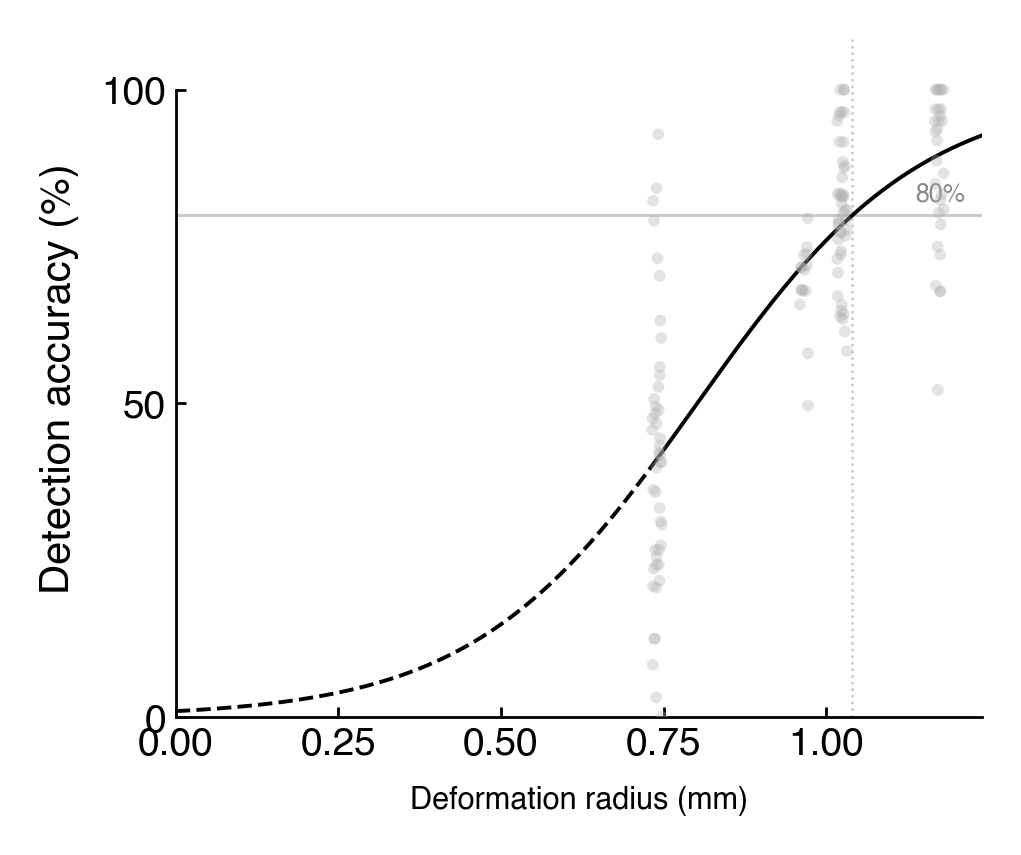

Source code (Python):
"""Region CD: DIC deformation vs On-touch accuracy — figure candidates."""
from pathlib import Path
import subprocess
import sys

import matplotlib
matplotlib.use("Agg")

import numpy as np
import pandas as pd
import matplotlib.pyplot as plt
import matplotlib.colors as mcolors
from matplotlib.lines import Line2D
from PIL import Image
from scipy import stats
from scipy.optimize import curve_fit

HERE = Path(__file__).resolve().parent
REPO = HERE.parent
DIC_CSV = REPO / "(New)Analysis" / "DIC" / "hold_phase_data_Final2.csv"
DATA_DIR = REPO / "Data" / "(ATD)CurData"
OUT_DIR = HERE

DIC_METRIC = "Deformation radius (mm)"
DIC_METRICS = [
    ("Deformation radius (mm)", "Deformation radius (mm)", "deformation"),
    ("Penetration depth (mm)", "Max normal surface displacement (mm)", "displacement"),
    ("Max compressive strain (%)", "Max compressive strain (%)", "strain"),
]
CONDITION = "On-touch (Mid)"
CD_AREAS = ("C", "D")
CRITERION = 0.80
Y_LABEL = "Detection accuracy (%)"
Y_LIM = (-12.0, 108.0)
Y_TICKS = [0, 50, 100]
SCATTER_COLOR = "#B0B0B0"
MEAN_COLOR = mcolors.to_hex(plt.cm.Blues(0.85))
LINE_GRAY = "#888888"

plt.rcParams.update({
    "font.family": "sans-serif",
    "font.sans-serif": ["Helvetica", "Arial", "DejaVu Sans"],
    "font.size": 11,
    "axes.linewidth": 1,
    "axes.edgecolor": "#000000",
    "xtick.color": "#000000",
    "ytick.color": "#000000",
    "xtick.direction": "in",
    "ytick.direction": "in",
    "xtick.major.width": 1,
    "ytick.major.width": 1,
    "axes.grid": False,
})


def calc_score(row):
    if row["Target"] == 0:
        return 100.0 if row["Response"] == 0 else 0.0
    return max(0.0, (1 - abs(row["Target"] - row["Response"]) / row["Target"]) * 100.0)


def _fmt_force(f):
    return f"{f:.2f}".rstrip("0").rstrip(".") if f != int(f) else f"{f:.1f}"


def _sem(vals):
    vals = np.asarray(vals, dtype=float)
    vals = vals[~np.isnan(vals)]
    n = len(vals)
    if n < 2:
        return 0.0
    return float(np.std(vals, ddof=1) / np.sqrt(n))


def logistic(x, x0, k):
    return 1.0 / (1.0 + np.exp(-(x - x0) / k))


def threshold_x(x0, k, criterion=CRITERION):
    return x0 + k * np.log(criterion / (1.0 - criterion))


def _despine(ax):
    ax.spines["top"].set_visible(False)
    ax.spines["right"].set_visible(False)
    ax.grid(False)


def _axes_labels(ax, xlabel="Deformation radius (mm)"):
    if xlabel:
        ax.set_xlabel(xlabel, fontsize=15, labelpad=8)
    ax.set_ylabel(Y_LABEL, fontsize=18, labelpad=8)


def _acc(y):
    return np.asarray(y, dtype=float) * 100.0


def _apply_y_axis(ax):
    ax.set_autoscaley_on(False)
    ax.set_ylim(*Y_LIM)
    ax.set_yticks(Y_TICKS)
    ax.yaxis.set_major_locator(matplotlib.ticker.FixedLocator(Y_TICKS))
    ax.spines["left"].set_bounds(Y_LIM[0], 100)
    ax.tick_params(axis="both", labelsize=14)


def _set_y_acc(ax):
    _apply_y_axis(ax)


def _x_ticks_and_lim(x, pad=0.16):
    """Nice ticks that cover the data; xlim snaps to the first and last tick."""
    x = np.asarray(x, dtype=float)
    lo, hi = _data_xlim(x, pad)
    locator = matplotlib.ticker.MaxNLocator(nbins=6, min_n_ticks=4, prune=None)
    ticks = np.asarray(locator.tick_values(lo, hi), dtype=float)
    data_lo, data_hi = float(np.min(x)), float(np.max(x))
    if ticks.size == 0:
        return lo, hi, ticks
    first = ticks[ticks <= data_lo + 1e-8]
    last = ticks[ticks >= data_hi - 1e-8]
    x0 = float(first[-1]) if first.size else float(ticks[0])
    x1 = float(last[0]) if last.size else float(ticks[-1])
    if x1 < data_hi:
        step = float(np.min(np.diff(ticks))) if ticks.size > 1 else (hi - lo)
        x1 = x1 + step
        ticks = np.append(ticks, x1)
    vis = ticks[(ticks >= x0 - 1e-8) & (ticks <= x1 + 1e-8)]
    return x0, x1, vis


def _apply_x_axis(ax, x, pad=0.16):
    x0, x1, vis = _x_ticks_and_lim(x, pad=pad)
    ax.set_autoscalex_on(False)
    ax.set_xlim(x0, x1)
    ax.set_xticks(vis)
    ax.xaxis.set_major_locator(matplotlib.ticker.FixedLocator(vis))
    ax.spines["bottom"].set_bounds(x0, x1)


def _trim_x_axis(ax):
    x = getattr(ax, "_nf_xdata", None)
    if x is None:
        return
    _apply_x_axis(ax, x)


def _hline_80(ax):
    ax.axhline(80.0, color="#8A8A8A", lw=1.15, ls=(0, (5.5, 3.5)), zorder=1)


def _force_legend(ax, handles):
    # matplotlib fills columns first; reorder so rows read 0.16  0.4 / 0.6  1.0
    ncol = 2
    n = len(handles)
    nrow = int(np.ceil(n / ncol))
    padded = list(handles) + [None] * (nrow * ncol - n)
    grid = np.array(padded, dtype=object).reshape(nrow, ncol)
    col_handles = [h for h in grid.T.flatten() if h is not None]
    leg = ax.legend(
        handles=col_handles, loc="lower right",
        bbox_to_anchor=(0.98, 0.065),
        fontsize=15, title="Stimuli Force (g)", title_fontsize=15,
        frameon=False, ncol=ncol,
        borderpad=0.15, labelspacing=0.22, handletextpad=0.25,
        handlelength=0.8, handleheight=0.65, borderaxespad=0.0,
        columnspacing=0.85, alignment="center",
    )
    if hasattr(leg, "_legend_box"):
        leg._legend_box.sep = 1
    title = leg.get_title()
    title.set_ha("center")
    leg.set_zorder(11)
    return leg


def _fit_legend_panel(ax, leg=None):
    """Draw a rounded panel that hugs the legend text bbox."""
    from matplotlib.patches import FancyBboxPatch
    from matplotlib.transforms import Bbox

    if leg is None:
        leg = ax.get_legend()
    if leg is None:
        return
    fig = ax.figure
    fig.canvas.draw()
    renderer = fig.canvas.get_renderer()
    bb = leg.get_window_extent(renderer)
    pad = 3.0
    bb = Bbox.from_extents(bb.x0 - pad, bb.y0 - pad, bb.x1 + pad, bb.y1 + pad)
    bb_ax = bb.transformed(ax.transAxes.inverted())
    panel = FancyBboxPatch(
        (bb_ax.x0, bb_ax.y0), bb_ax.width, bb_ax.height,
        boxstyle="round,pad=0.0,rounding_size=0.012",
        facecolor=(1, 1, 1, 0.85),
        edgecolor="#D0D0D0",
        linewidth=0.7,
        transform=ax.transAxes,
        zorder=leg.get_zorder() - 0.1,
        clip_on=False,
    )
    ax.add_patch(panel)


def _force_colors(forces):
    forces = list(forces)
    n = max(len(forces) - 1, 1)
    return {
        f: mcolors.to_hex(plt.cm.Blues(0.40 + 0.50 * i / n))
        for i, f in enumerate(forces)
    }


def _save(fig, path):
    for ax in fig.get_axes():
        ax.set_autoscale_on(False)
        _apply_y_axis(ax)
        xdata = getattr(ax, "_nf_xdata", None)
        if xdata is not None:
            _apply_x_axis(ax, xdata)
    fig.savefig(path, dpi=200, facecolor="white", edgecolor="none",
                bbox_inches="tight", pad_inches=0.20)
    plt.close(fig)
    print(f"saved → {path}")


def load_dic_cd_by_force(metric=DIC_METRIC):
    df = pd.read_csv(DIC_CSV)
    sub = df[df["Region"] == "Region CD"].copy()
    if sub.empty:
        raise ValueError("No Region CD rows in DIC CSV")
    if metric not in sub.columns:
        raise KeyError(f"No DIC column {metric!r}")
    trial = sub.groupby(["Force", "Trial"], as_index=False)[metric].mean()
    rows = []
    for force, g in trial.groupby("Force"):
        vals = g[metric].to_numpy(dtype=float)
        rows.append({
            "force_g": float(force),
            "dic_mean": float(np.mean(vals)),
            "dic_sem": _sem(vals),
            "n_trials": int(g["Trial"].nunique()),
        })
    return pd.DataFrame(rows).sort_values("force_g").reset_index(drop=True)


def load_atd_cd_subject_points():
    files = sorted(DATA_DIR.glob("P*_AbsoluteThresholdDetection.csv"))
    if not files:
        raise FileNotFoundError(f"No ATD CSVs in {DATA_DIR}")
    df = pd.concat([pd.read_csv(p) for p in files], ignore_index=True)
    df["Condition"] = df["Condition"].astype(str).str.strip()
    df["Force_Val"] = df["Force"].astype(str).str.extract(r"(\d+\.?\d*)").astype(float)
    df["Area"] = df["Area"].astype(str).str.strip().str.upper()
    df = df[df["Area"].isin(CD_AREAS)].copy()
    df["Score"] = df.apply(calc_score, axis=1)
    sub = df[df["Condition"] == CONDITION].copy()
    if sub.empty:
        raise ValueError(f"No rows for {CONDITION} in Areas C/D")
    by_sa = sub.groupby(["SubjectID", "Area", "Force_Val"], as_index=False)["Score"].mean()
    by_s = by_sa.groupby(["SubjectID", "Force_Val"], as_index=False)["Score"].mean()
    by_s["ratio_correct"] = by_s["Score"] / 100.0
    return by_s.rename(columns={"SubjectID": "subject", "Force_Val": "force_g"})[
        ["subject", "force_g", "ratio_correct"]
    ]


def join_subject_points(dic, atd):
    rows = []
    for _, d in dic.iterrows():
        match = atd[np.isclose(atd["force_g"].to_numpy(dtype=float), d["force_g"])]
        if match.empty:
            continue
        for _, a in match.iterrows():
            rows.append({
                "force_g": float(d["force_g"]),
                "subject": a["subject"],
                "dic_x": float(d["dic_mean"]),
                "dic_sem": float(d["dic_sem"]),
                "ratio_correct": float(a["ratio_correct"]),
            })
    if not rows:
        raise ValueError("No overlapping forces between DIC Region CD and ATD C+D")
    return pd.DataFrame(rows).sort_values(["force_g", "subject"]).reset_index(drop=True)


def summarize_means(points):
    rows = []
    for force, g in points.groupby("force_g"):
        rows.append({
            "force_g": float(force),
            "dic_x": float(g["dic_x"].iloc[0]),
            "dic_sem": float(g["dic_sem"].iloc[0]),
            "acc_mean": float(g["ratio_correct"].mean()),
            "acc_sem": _sem(g["ratio_correct"]),
            "n": int(g["subject"].nunique()),
        })
    return pd.DataFrame(rows).sort_values("force_g").reset_index(drop=True)


def fit_logistic(x, y):
    x = np.asarray(x, dtype=float)
    y = np.clip(np.asarray(y, dtype=float), 1e-4, 1.0 - 1e-4)
    x0_0 = float(np.median(x))
    k0 = max(0.05, float(np.ptp(x)) / 4.0)
    popt, _ = curve_fit(
        logistic, x, y, p0=(x0_0, k0),
        bounds=([x.min() - 1.0, 1e-4], [x.max() + 1.0, 5.0]),
        maxfev=8000,
    )
    return float(popt[0]), float(popt[1])


def _data_xlim(x, pad=0.10):
    x = np.asarray(x, dtype=float)
    span = max(float(np.ptp(x)), 0.1)
    return x.min() - pad * span, x.max() + pad * span


# ---------------------------------------------------------------------------
# A  Mean ± SEM trajectory  — cleanest one-sentence story
# ---------------------------------------------------------------------------
def plot_a_means(means, path):
    fig, ax = plt.subplots(figsize=(5.2, 4.4))
    x = means["dic_x"].to_numpy()
    y = _acc(means["acc_mean"])
    _hline_80(ax)
    ax.plot(x, y, color=MEAN_COLOR, lw=1.8, zorder=2)
    ax.errorbar(
        x, y, xerr=means["dic_sem"], yerr=_acc(means["acc_sem"]),
        fmt="none", ecolor=MEAN_COLOR, elinewidth=1.2, capsize=3.5, zorder=3,
    )
    ax.scatter(x, y, s=90, facecolor=MEAN_COLOR, edgecolor="#000000",
               linewidth=0.8, zorder=4)
    for _, row in means.iterrows():
        ax.annotate(
            f"{_fmt_force(row['force_g'])} g",
            (row["dic_x"], float(_acc(row["acc_mean"]))),
            textcoords="offset points", xytext=(8, 6), fontsize=10,
        )
    _axes_labels(ax)
    ax.set_xlim(*_data_xlim(x, 0.18))
    _set_y_acc(ax)
    ax.set_title("A   Mean ± SEM trajectory", fontsize=12, pad=10, loc="left")
    _despine(ax)
    _save(fig, path)


# ---------------------------------------------------------------------------
# B  Subject cloud + means  — variation + the rise
# ---------------------------------------------------------------------------
def plot_b_cloud_means(points, means, path):
    fig, ax = plt.subplots(figsize=(5.2, 4.4))
    rng = np.random.default_rng(42)
    x = points["dic_x"].to_numpy()
    y = _acc(points["ratio_correct"])
    span = float(np.ptp(np.unique(x)))
    jitter = rng.uniform(-0.025 * span, 0.025 * span, size=len(x))
    _hline_80(ax)
    ax.scatter(x + jitter, y, s=16, facecolor=SCATTER_COLOR, edgecolor="none",
               alpha=0.35, zorder=2)
    xm, ym = means["dic_x"].to_numpy(), _acc(means["acc_mean"])
    ax.plot(xm, ym, color=MEAN_COLOR, lw=1.8, zorder=3)
    ax.errorbar(
        xm, ym, yerr=_acc(means["acc_sem"]), fmt="none",
        ecolor=MEAN_COLOR, elinewidth=1.3, capsize=3, zorder=4,
    )
    ax.scatter(xm, ym, s=70, marker="D", facecolor=MEAN_COLOR,
               edgecolor="#000000", linewidth=0.7, zorder=5)
    for _, row in means.iterrows():
        ax.annotate(
            f"{_fmt_force(row['force_g'])} g",
            (row["dic_x"], float(_acc(row["acc_mean"]))),
            textcoords="offset points", xytext=(8, 7), fontsize=10,
        )
    _axes_labels(ax)
    ax.set_xlim(*_data_xlim(x, 0.16))
    _set_y_acc(ax)
    ax.set_title("B   Subjects + mean trajectory", fontsize=12, pad=10, loc="left")
    _despine(ax)
    _save(fig, path)


# ---------------------------------------------------------------------------
# C  Psychometric sigmoid  — 80% threshold on deformation
# ---------------------------------------------------------------------------
def plot_c_psychometric(points, path, title="C   Psychometric sigmoid"):
    x = points["dic_x"].to_numpy(dtype=float)
    y = points["ratio_correct"].to_numpy(dtype=float)
    x0, k = fit_logistic(x, y)
    x_thr = threshold_x(x0, k)
    r_p, p_p = stats.pearsonr(x, y)
    rng = np.random.default_rng(42)
    span = float(np.ptp(np.unique(x)))
    jitter = rng.uniform(-0.018 * span, 0.018 * span, size=len(x))
    x_min, x_max = float(x.min()), float(x.max())
    x_lo, x_hi = 0.0, x_max + 0.15 * (x_max - x_min)
    fig, ax = plt.subplots(figsize=(5.2, 4.4))
    _hline_80(ax)
    ax.plot(np.linspace(x_lo, x_min, 80),
            _acc(logistic(np.linspace(x_lo, x_min, 80), x0, k)),
            color="#000000", lw=1.4, ls="--", zorder=2)
    ax.plot(np.linspace(x_min, x_hi, 160),
            _acc(logistic(np.linspace(x_min, x_hi, 160), x0, k)),
            color="#000000", lw=1.4, ls="-", zorder=2)
    ax.axvline(x_thr, color="#C8C8C8", lw=0.9, ls=":", zorder=1)
    ax.scatter(x + jitter, _acc(y), s=18, facecolor=SCATTER_COLOR, edgecolor="none",
               alpha=0.35, zorder=3)
    _axes_labels(ax)
    ax.set_xlim(x_lo, x_hi)
    _set_y_acc(ax)
    if title:
        ax.set_title(title, fontsize=12, pad=10, loc="left")
    _despine(ax)
    _save(fig, path)
    print(f"  80% threshold = {x_thr:.3f} mm   r = {r_p:.3f}  p = {p_p:.4f}")
    return x0, k, x_thr


# ---------------------------------------------------------------------------
# D  Color by force  — which cloud is which force
# ---------------------------------------------------------------------------
def plot_d_force_color(points, means, path, xlabel=None, title=None):
    if xlabel is None:
        xlabel = "Deformation radius (mm)"
    forces = list(means["force_g"])
    colors = _force_colors(forces)
    fig, ax = plt.subplots(figsize=(5.2, 4.4))
    rng = np.random.default_rng(42)
    span = float(np.ptp(means["dic_x"].to_numpy()))
    _hline_80(ax)
    ax.plot(means["dic_x"], _acc(means["acc_mean"]), color=LINE_GRAY,
            lw=1.2, zorder=2)
    for force, g in points.groupby("force_g"):
        jitter = rng.uniform(-0.022 * span, 0.022 * span, size=len(g))
        ax.scatter(
            g["dic_x"].to_numpy() + jitter, _acc(g["ratio_correct"]),
            s=22, facecolor=colors[force], edgecolor="none", alpha=0.55, zorder=3,
            clip_on=True,
        )
    ax.scatter(
        means["dic_x"], _acc(means["acc_mean"]), s=80,
        facecolor=[colors[f] for f in means["force_g"]],
        edgecolor="#000000", linewidth=0.8, zorder=4,
    )
    handles = [
        Line2D([0], [0], marker="o", color="none",
               markerfacecolor=colors[f], markeredgecolor="none",
               markersize=12, label=_fmt_force(f))
        for f in forces
    ]
    _force_legend(ax, handles)
    _axes_labels(ax, xlabel=xlabel)
    ax._nf_xdata = points["dic_x"].to_numpy()
    _apply_x_axis(ax, ax._nf_xdata)
    _apply_y_axis(ax)
    if title:
        ax.set_title(title, fontsize=12, pad=10, loc="left")
    _despine(ax)
    _fit_legend_panel(ax)
    _save(fig, path)


def plot_d_three_metrics(metric_data, path):
    """1x3 Figure D: same accuracy scatter, three DIC x-axes."""
    n = len(metric_data)
    fig, axes = plt.subplots(1, n, figsize=(5.0 * n, 4.4), sharey=True)
    if n == 1:
        axes = [axes]
    forces = list(metric_data[0][2]["force_g"])
    colors = _force_colors(forces)
    rng = np.random.default_rng(42)
    for ax, (xlabel, points, means) in zip(axes, metric_data):
        span = float(np.ptp(means["dic_x"].to_numpy()))
        _hline_80(ax)
        ax.plot(means["dic_x"], _acc(means["acc_mean"]), color=LINE_GRAY, lw=1.2, zorder=2)
        for force, g in points.groupby("force_g"):
            jitter = rng.uniform(-0.022 * span, 0.022 * span, size=len(g))
            ax.scatter(
                g["dic_x"].to_numpy() + jitter, _acc(g["ratio_correct"]),
                s=18, facecolor=colors[force], edgecolor="none", alpha=0.55, zorder=3,
                clip_on=True,
            )
        ax.scatter(
            means["dic_x"], _acc(means["acc_mean"]), s=70,
            facecolor=[colors[f] for f in means["force_g"]],
            edgecolor="#000000", linewidth=0.8, zorder=4,
        )
        ax.set_xlabel(xlabel, fontsize=15, labelpad=8)
        ax._nf_xdata = points["dic_x"].to_numpy()
        _apply_x_axis(ax, ax._nf_xdata)
        _apply_y_axis(ax)
        _despine(ax)
    axes[0].set_ylabel(Y_LABEL, fontsize=18, labelpad=8)
    handles = [
        Line2D([0], [0], marker="o", color="none",
               markerfacecolor=colors[f], markeredgecolor="none",
               markersize=12, label=_fmt_force(f))
        for f in forces
    ]
    _force_legend(axes[-1], handles)
    fig.tight_layout()
    _fit_legend_panel(axes[-1])
    for ax in axes:
        _trim_x_axis(ax)
    _save(fig, path)


# ---------------------------------------------------------------------------
# E  Within-subject spaghetti  — the rise happens inside people
# ---------------------------------------------------------------------------
def plot_e_spaghetti(points, means, path):
    fig, ax = plt.subplots(figsize=(5.2, 4.4))
    _hline_80(ax)
    n_lines = 0
    for _, g in points.groupby("subject"):
        g = g.sort_values("dic_x")
        if len(g) < 2:
            continue
        ax.plot(
            g["dic_x"], _acc(g["ratio_correct"]),
            color="#B8C9DC", lw=0.8, alpha=0.45, zorder=2,
        )
        n_lines += 1
    ax.plot(means["dic_x"], _acc(means["acc_mean"]), color=MEAN_COLOR, lw=2.2, zorder=3)
    ax.scatter(
        means["dic_x"], _acc(means["acc_mean"]), s=80,
        facecolor=MEAN_COLOR, edgecolor="#000000", linewidth=0.8, zorder=4,
    )
    for _, row in means.iterrows():
        ax.annotate(
            f"{_fmt_force(row['force_g'])} g",
            (row["dic_x"], float(_acc(row["acc_mean"]))),
            textcoords="offset points", xytext=(8, 6), fontsize=10,
        )
    _axes_labels(ax)
    ax.set_xlim(*_data_xlim(points["dic_x"], 0.16))
    _set_y_acc(ax)
    ax.set_title(f"E   Within-subject trajectories  (n={n_lines})",
                 fontsize=12, pad=10, loc="left")
    _despine(ax)
    _save(fig, path)


# ---------------------------------------------------------------------------
# F  Two-panel: both rise with force, then map onto each other
# ---------------------------------------------------------------------------
def plot_f_two_panel(means, path):
    fig, axes = plt.subplots(1, 2, figsize=(8.6, 4.2))
    fvals = means["force_g"].to_numpy()
    xticklabels = [_fmt_force(f) for f in fvals]

    ax = axes[0]
    ax.errorbar(
        fvals, means["dic_x"], yerr=means["dic_sem"],
        fmt="o-", color=MEAN_COLOR, lw=1.6, markersize=8,
        markeredgecolor="#000000", markeredgewidth=0.6,
        ecolor=MEAN_COLOR, capsize=3, zorder=3,
    )
    ax.set_xticks(fvals)
    ax.set_xticklabels(xticklabels)
    ax.set_xlabel("Stimulus force (g)", fontsize=11, labelpad=8)
    ax.set_ylabel("Deformation radius (mm)", fontsize=11, labelpad=8)
    ax.set_title("Force to tissue", fontsize=11, pad=8)
    _despine(ax)

    ax = axes[1]
    _hline_80(ax)
    ax.errorbar(
        fvals, _acc(means["acc_mean"]), yerr=_acc(means["acc_sem"]),
        fmt="o-", color=MEAN_COLOR, lw=1.6, markersize=8,
        markeredgecolor="#000000", markeredgewidth=0.6,
        ecolor=MEAN_COLOR, capsize=3, zorder=3,
    )
    ax.set_xticks(fvals)
    ax.set_xticklabels(xticklabels)
    ax.set_xlabel("Stimulus force (g)", fontsize=11, labelpad=8)
    ax.set_ylabel(Y_LABEL, fontsize=18, labelpad=8)
    _set_y_acc(ax)
    ax.set_title("Force to detection", fontsize=11, pad=8)
    _despine(ax)

    fig.suptitle("F   Same force, both increase", fontsize=12, x=0.02, ha="left")
    fig.tight_layout(rect=(0, 0, 1, 0.93))
    _save(fig, path)


def make_contact_sheet(pngs, out_path, ncol=3):
    imgs = [Image.open(p).convert("RGB") for p in pngs]
    h = min(im.height for im in imgs)
    scaled = []
    for im in imgs:
        w = round(im.width * h / im.height)
        scaled.append(im.resize((w, h), Image.Resampling.LANCZOS))
    col_w = max(im.width for im in scaled)
    nrow = int(np.ceil(len(scaled) / ncol))
    pad = 18
    canvas = Image.new(
        "RGB",
        (ncol * col_w + (ncol + 1) * pad, nrow * h + (nrow + 1) * pad),
        "white",
    )
    for i, im in enumerate(scaled):
        r, c = divmod(i, ncol)
        x = pad + c * col_w + (col_w - im.width) // 2
        y = pad + r * h
        canvas.paste(im, (x, y))
    canvas.save(out_path)
    print(f"contact sheet → {out_path}")


if __name__ == "__main__":
    atd = load_atd_cd_subject_points()

    metric_d_data = []
    d_paths = []
    for col, label, stem in DIC_METRICS:
        dic = load_dic_cd_by_force(col)
        points = join_subject_points(dic, atd)
        means = summarize_means(points)
        xlabel = label
        out = OUT_DIR / f"dic_vs_detection_regionCD_D_{stem}.png"
        plot_d_force_color(points, means, out, xlabel=xlabel, title=None)
        csv_path = OUT_DIR / f"dic_vs_detection_regionCD_D_{stem}.csv"
        points.to_csv(csv_path, index=False, float_format="%.6f")
        print(f"  {stem} table → {csv_path}")
        print(means.assign(metric=col).to_string(index=False))
        metric_d_data.append((xlabel, points, means))
        d_paths.append(out)

    # keep previous D filename as the deformation panel
    plot_d_force_color(
        metric_d_data[0][1], metric_d_data[0][2],
        OUT_DIR / "dic_vs_detection_regionCD_D_force_color.png",
        xlabel=metric_d_data[0][0], title="D   Colored by force",
    )
    plot_d_three_metrics(
        metric_d_data,
        OUT_DIR / "dic_vs_detection_regionCD_D_three_metrics.png",
    )

    dic = load_dic_cd_by_force(DIC_METRIC)
    points = join_subject_points(dic, atd)
    means = summarize_means(points)
    csv_path = OUT_DIR / "dic_vs_detection_regionCD.csv"
    points.to_csv(csv_path, index=False, float_format="%.6f")

    paths = [
        OUT_DIR / "dic_vs_detection_regionCD_A_means.png",
        OUT_DIR / "dic_vs_detection_regionCD_B_cloud.png",
        OUT_DIR / "dic_vs_detection_regionCD_C_psychometric.png",
        OUT_DIR / "dic_vs_detection_regionCD_D_force_color.png",
        OUT_DIR / "dic_vs_detection_regionCD_E_spaghetti.png",
        OUT_DIR / "dic_vs_detection_regionCD_F_two_panel.png",
    ]
    plot_a_means(means, paths[0])
    plot_b_cloud_means(points, means, paths[1])
    plot_c_psychometric(points, paths[2])
    plot_e_spaghetti(points, means, paths[4])
    plot_f_two_panel(means, paths[5])
    plot_c_psychometric(points, OUT_DIR / "dic_vs_detection_regionCD.png", title="")

    sheet = OUT_DIR / "dic_vs_detection_regionCD_candidates.png"
    make_contact_sheet(paths, sheet, ncol=3)
    three = OUT_DIR / "dic_vs_detection_regionCD_D_three_metrics.png"
    if sys.platform == "darwin":
        subprocess.run(["open", str(three)], check=False)
        for p in d_paths:
            subprocess.run(["open", str(p)], check=False)
